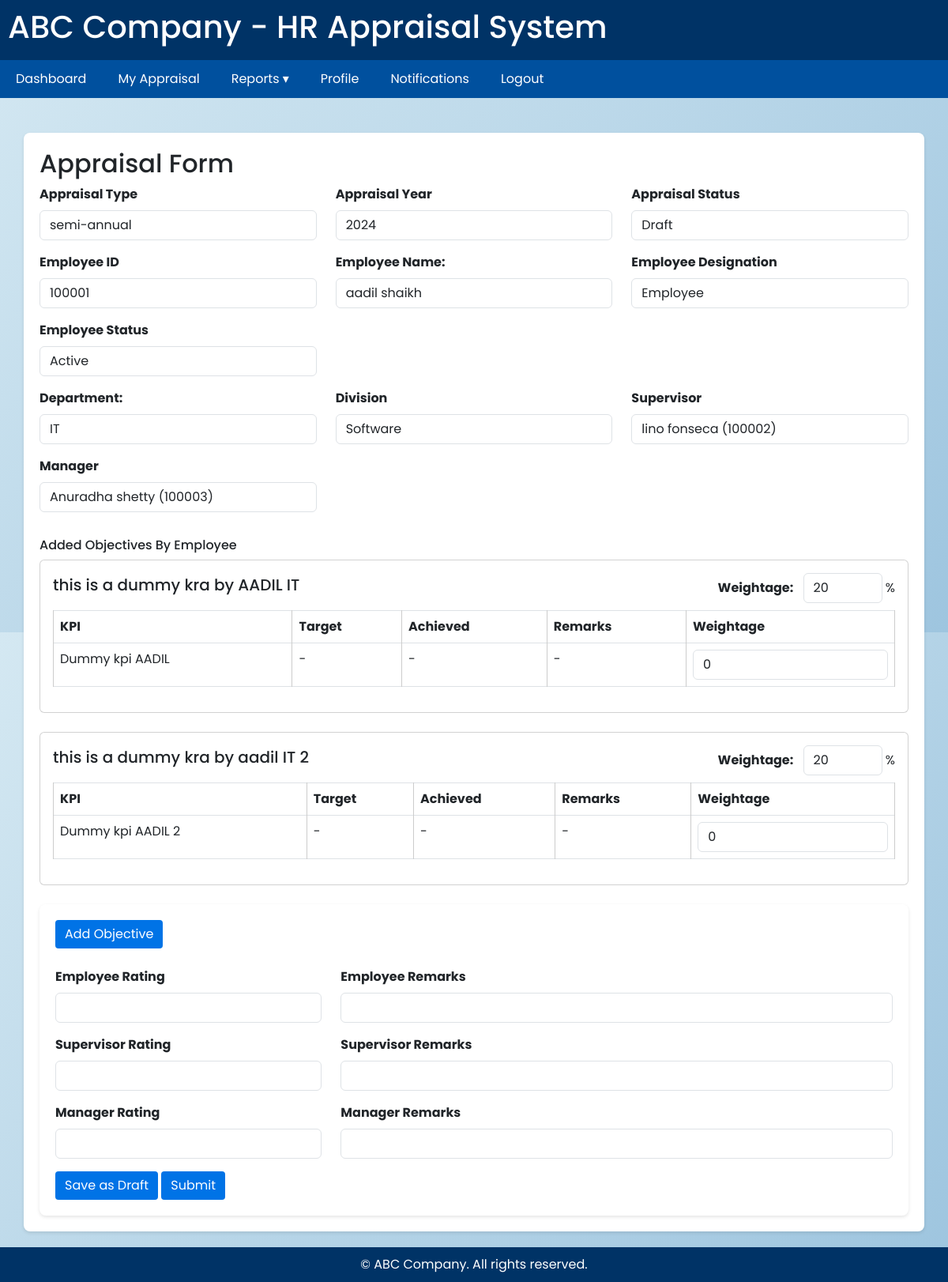
The page /masters/appraisal/1/ (signed in) on the database its author committed.
### masters/models.py (models this page shows, shortened)
class AppraisalForm(models.Model):
    appraisal_cycle = models.ForeignKey("AppraisalCycle", on_delete=models.CASCADE)
    employee = models.ForeignKey("Employee", on_delete=models.CASCADE, related_name="appraisals")
    supervisor = models.ForeignKey("Employee", on_delete=models.SET_NULL, null=True, blank=True, related_name="supervised_appraisals")
    department = models.ForeignKey("Department", on_delete=models.SET_NULL, null=True, blank=True)
    role = models.ForeignKey("Role", on_delete=models.SET_NULL, null=True, blank=True)
    created_at = models.DateTimeField(auto_now_add=True)
    updated_at = models.DateTimeField(auto_now=True)
    status = models.CharField(
        max_length=20,
        choices=[("Draft", "Draft"), ("Submitted", "Submitted"), ("Reviewed", "Reviewed"), ("Closed", "Closed")],
        default="Draft"
    )

class AppraisalCycle(models.Model):
    name = models.CharField(max_length=100)
    year = models.CharField(max_length=100,blank=True, null=True)
    start_date = models.DateField()
    end_date = models.DateField()
    status = models.CharField(
        max_length=20,
        choices=[
            ("Draft", "Draft"),
            ("Active", "Active"),
            ("Closed", "Closed"),
        ],
        default="Draft",
    )

class Employee(models.Model):
    user = models.OneToOneField(
        settings.AUTH_USER_MODEL,
        on_delete=models.CASCADE,
        null=True, blank=True,
        related_name="employee_profile"
)
    employee_id = models.CharField(max_length=20, unique=True)
    employee_salution = models.CharField(max_length=15, null=True, blank=True)
    first_name = models.CharField(max_length=100)
    last_name = models.CharField(max_length=100)
    email = models.EmailField(unique=True)
    gender = models.CharField(max_length=10,null=True, blank=True)
    contact_number = models.IntegerField(default=0)
    department = models.ForeignKey("Department", on_delete=models.SET_NULL, null=True)
    role = models.ForeignKey("Role", on_delete=models.SET_NULL, null=True)
    supervisor = models.ForeignKey("self", on_delete=models.SET_NULL, null=True, blank=True)
    status = models.CharField(
        max_length=20,
        choices=[("Active", "Active"), ("Inactive", "Inactive")],
        default="Active",
    )
    def __str__(self):
        return f"{self.first_name} {self.last_name} ({self.employee_id})"
    @property
    def manager(self):
        return self.supervisor.supervisor if self.supervisor else None

class Role(models.Model):
    role_name = models.CharField(max_length=100)
    description = models.TextField(blank=True, null=True)
    def __str__(self):
        return self.role_name

class Department(models.Model):
    name = models.CharField(max_length=100)
    division = models.CharField(max_length=100, blank=True, null=True)
    country = models.ForeignKey(Country, on_delete=models.SET_NULL, null=True, blank=True)
    state = models.ForeignKey(State, on_delete=models.SET_NULL, null=True, blank=True)
    city = models.ForeignKey(City, on_delete=models.SET_NULL, null=True, blank=True)

class EmployeeObjective(models.Model):
    appraisal_form = models.ForeignKey("AppraisalForm", on_delete=models.CASCADE, related_name="objectives")
    objective = models.CharField(max_length=255)
    weightage = models.PositiveIntegerField()
    employee = models.ForeignKey("Employee", on_delete=models.CASCADE, related_name="objectives", null=True, blank=True)

class EmployeeKPI(models.Model):
    objective = models.ForeignKey(EmployeeObjective, on_delete=models.CASCADE, related_name="kpis")
    name = models.CharField(max_length=255)
    target = models.CharField(max_length=255, blank=True, null=True)
    achieved = models.CharField(max_length=255, blank=True, null=True)
    remarks = models.TextField(blank=True, null=True)

### masters/views.py (the view, shortened to what this page needs)
# urls.py: path("appraisal/<int:appraisal_id>/", views.appraisal_form_view, name="appraisal_form"),
@login_required
@login_required
def appraisal_form_view(request, appraisal_id):
    appraisal_form = get_object_or_404(AppraisalForm, pk=appraisal_id)
    employee = appraisal_form.employee
    viewer = get_object_or_404(Employee, user=request.user)
    is_manager = viewer.role.role_name.lower() == "manager"
    if is_manager:
        kras = KRA.objects.filter(
            department=employee.department
        ).prefetch_related("kpis")
    else:
        visible_kra_ids = EmployeeKRA.objects.filter(
            employee=employee,
            appraisal_form=appraisal_form
        ).values_list("kra_id", flat=True)
        kras = KRA.objects.filter(
            department=employee.department,
            id__in=visible_kra_ids
        ).prefetch_related("kpis")
    objectives = EmployeeObjective.objects.filter(
        appraisal_form=appraisal_form,
        employee=employee
    )
    context = {
        "employee": employee,
        "viewer": viewer,
        "appraisal": appraisal_form,
        "kras": kras,
        "objectives": objectives,
        "is_manager": is_manager,
    }
    return render(request, "appraisal/form.html", context)

### masters/context_processors.py (called while the page is built)
def role_name(request):
    if request.user.is_authenticated:
        try:
            employee = Employee.objects.get(user=request.user)
            return {"role_name": employee.role.role_name.lower()}
        except Employee.DoesNotExist:
            return {"role_name": None}
    return {"role_name": None}

### templates/appraisal/form.html (shortened to what this page needs)
{% extends "base.html" %}
{% block content %}
<div class="container mt-4">
  <h2>Appraisal Form</h2>
  <form method ="post">
    <div class="row">
      <div class="col-md-4 mb-3">
        <label class="form-label"><strong>Appraisal Type</strong></label>
        <input type="text" class="form-control" value="{{ appraisal.appraisal_cycle.name }}" readonly>
      </div>
      <div class="col-md-4 mb-3">
        <label class="form-label"><strong>Appraisal Year</strong></label>
        <input type="text" class="form-control" value="{{ appraisal.appraisal_cycle.year }}" readonly>
      </div>
      <div class="col-md-4 mb-3">
        <label class="form-label"><strong>Appraisal Status</strong></label>
        <input type="text" class="form-control" value="{{ appraisal.status }}">
      </div>
    </div>
    <div class="row">
      <div class="col-md-4 mb-3">
        <label class="form-label"><strong>Employee ID</strong></label>
        <input type="text" class="form-control" value="{{ employee.employee_id }}" readonly>
      </div>
      <div class="col-md-4 mb-3">
        <label class="form-label"><strong>Employee Name:</strong></label>
        <input type="text" class="form-control" value="{{ employee.first_name }} {{ employee.last_name }}" readonly>
      </div>
      <div class="col-md-4 mb-3">
        <label class="form-label"><strong>Employee Designation</strong></label>
        <input type="text" class="form-control" value="{{ employee.role }}" readonly>
      </div>
      <div class="col-md-4 mb-3">
        <label class="form-label"><strong>Employee Status</strong></label>
        <input type="text" class="form-control" value="{{ employee.status }}" readonly>
      </div>
    </div>
    <div class="row">
      <div class="col-md-4 mb-3">
        <label class="form-label"><strong>Department:</strong></label>
        <input type="text" class="form-control" value="{{ employee.department.name }}" readonly>
      </div>
      <div class="col-md-4 mb-3">
        <label class="form-label"><strong>Division</strong></label>
        <input type="text" class="form-control" value="{{ employee.department.division }}" readonly>
      </div>
      <div class="col-md-4 mb-3">
        <label class="form-label"><strong>Supervisor</strong></label>
        <input type="text" class="form-control" value="{{ employee.supervisor }}" readonly>
      </div>
      <div class="col-md-4 mb-3">
        <label class="form-label"><strong>Manager</strong></label>
        <input type="text" class="form-control" value="{{ employee.manager }}" readonly>
      </div>
    </div>
    <h6 class="mt-3">Added Objectives By Employee</h6>
    {% for obj in objectives %}
      <div class="card mb-4 p-3">
        <div class="d-flex justify-content-between align-items-center">
          <h5>{{ obj.objective }}</h5>
          <div class="ms-3">
            <label class="form-label me-2"><strong>Weightage:</strong></label>
            <input type="number" name="objective_weightage_{{ obj.id }}" value="{{ obj.weightage }}" class="form-control d-inline-block" style="width: 100px;" min="0" max="100"> %
          </div>
        </div>
        <table class="table table-bordered mt-2">
          <thead>
            <tr>
              <th>KPI</th>
              <th>Target</th>
              <th>Achieved</th>
              <th>Remarks</th>
              <th>Weightage</th>
            </tr>
          </thead>
          <tbody>
            {% for kpi in obj.kpis.all %}
              <tr>
                <td>{{ kpi.name }}</td>
                <td>{{ kpi.target|default:"-" }}</td>
                <td>{{ kpi.achieved|default:"-" }}</td>
                <td>{{ kpi.remarks|default:"-" }}</td>
                <td>
                  <input type="number" name="kpi_weightage_{{ kpi.id }}" value="{{ kpi.weightage|default:0 }}" class="form-control" min="0" max="100">
                </td>
              </tr>
            {% empty %}
              <tr>
                <td colspan="5" class="text-muted text-center">No KPIs added yet</td>
              </tr>
            {% endfor %}
          </tbody>
        </table>
      </div>
    {% empty %}
      <p class="text-muted">No objectives yet</p>
    {% endfor %}
    <div class="container mt-4">
      {% if appraisal.pk %}
        <a href="{% url 'masters:add_objective' appraisal.pk %}" class="btn btn-warning mb-4">Add Objective</a>
      {% else %}
        <p class="text-muted">No appraisal found.</p>
      {% endif %}
      <div class="row mb-3">
        <div class="col-md-4">
          <label class="form-label"><strong>Employee Rating</strong></label>
          <input type="number" name="employee_rating" class="form-control" min="0" max="10">
        </div>
        <div class="col-md-8">
          <label class="form-label"><strong>Employee Remarks</strong></label>
          <input type="text" name="employee_remarks" class="form-control">
        </div>
      </div>
      <div class="row mb-3">
        <div class="col-md-4">
          <label class="form-label"><strong>Supervisor Rating</strong></label>
          <input type="number" name="supervisor_rating" class="form-control" min="0" max="10">
        </div>
        <div class="col-md-8">
          <label class="form-label"><strong>Supervisor Remarks</strong></label>
          <input type="text" name="supervisor_remarks" class="form-control">
        </div>
      </div>
      <div class="row mb-3">
        <div class="col-md-4">
          <label class="form-label"><strong>Manager Rating</strong></label>
          <input type="number" name="manager_rating" class="form-control" min="0" max="10">
        </div>
        <div class="col-md-8">
          <label class="form-label"><strong>Manager Remarks</strong></label>
          <input type="text" name="manager_remarks" class="form-control">
        </div>
      </div>
      <button type="submit" name="action" value="draft" class="btn btn-warning">Save as Draft</button>
      <button type="submit" name="action" value="submit" class="btn btn-primary">Submit</button>
    </div>
  </form>
</div>
{% endblock %}

### static/style.css (style rules this page uses)
* { margin: 0; padding: 0; box-sizing: border-box; font-family: "Poppins", sans-serif; }
body { margin: 0; padding: 0; background: linear-gradient(135deg, #d4e8f2, #9ec5df); height: 100vh; overflow: hidden; }

### templates/base.html (style rules this page uses)
body { font-family: Arial, sans-serif; margin:0; background-color:#f5f9fc; }
.container { background:white; padding:20px; border-radius:8px; box-shadow:0 2px 4px rgba(0,0,0,0.1); }
table { border-collapse:collapse; width:100%; }
table, th, td { border:1px solid #ccc; }
th { background-color:#0073e6; color:white; }
td, th { padding:8px; text-align:left; }
.btn { background-color:#0073e6; color:white; padding:6px 12px; border:none; border-radius:4px; cursor:pointer; }

### rows shown on the page
AppraisalForm: appraisal_cycle.name "semi-annual", appraisal_cycle.year "2024", status "Draft"
Employee: employee_id "100001", first_name "aadil shaikh", role "Employee", status "Active", department.name "IT", department.division "Software", supervisor "lino fonseca (100002)", manager "Anuradha shetty (100003)"
EmployeeObjective: objective "this is a dummy kra by AADIL IT", weightage "20"
EmployeeKPI: name "Dummy kpi AADIL", target "-", achieved "-", remarks "-", weightage "0"
EmployeeObjective: objective "this is a dummy kra by aadil IT 2", weightage "20"
EmployeeKPI: name "Dummy kpi AADIL 2", target "-", achieved "-", remarks "-", weightage "0"
